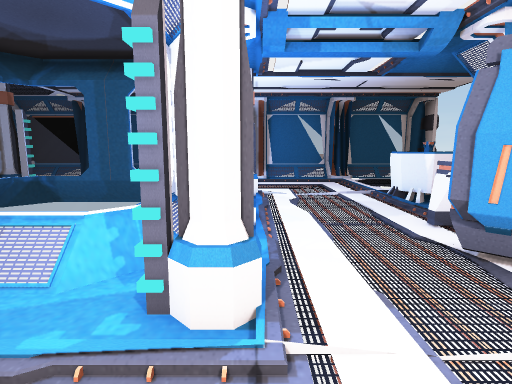
View 1 (above)

20 first-person views from a walk through a Unity game level. The camera is 1.5 m above the floor, tilts 8° down and sees 80° across. The floor is counted in squares, 1 m on a side. Each view is taken from the middle of a square. On the plan, view 1 faces up. The plan holds only what a view shows up to about 15 squares ahead; the rest is blank. The place goes on beyond the plan. Door leaves are left out, so doorways stand open.

View 2
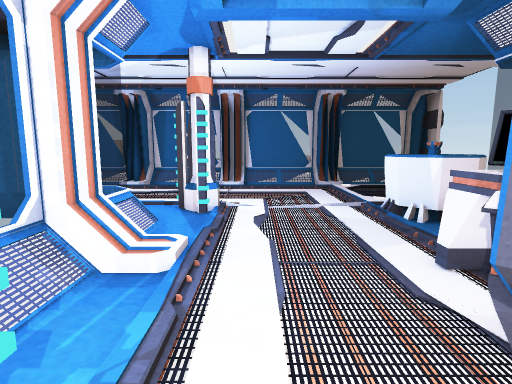

View 3
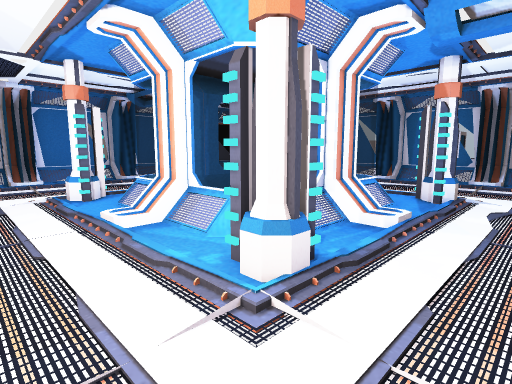

View 4
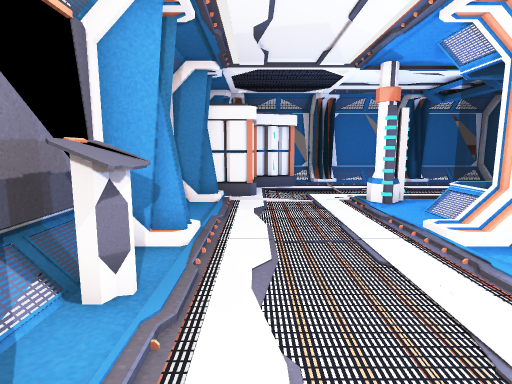

View 5
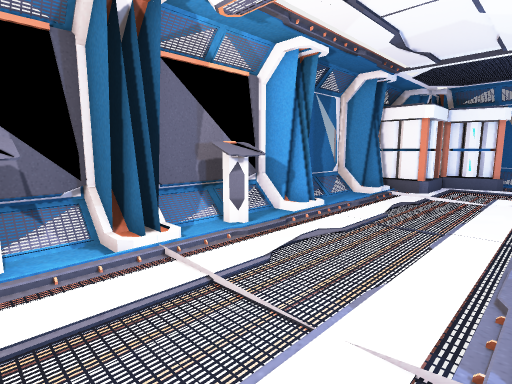

View 6
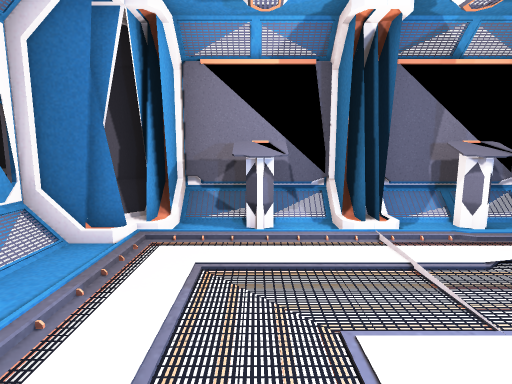

View 7
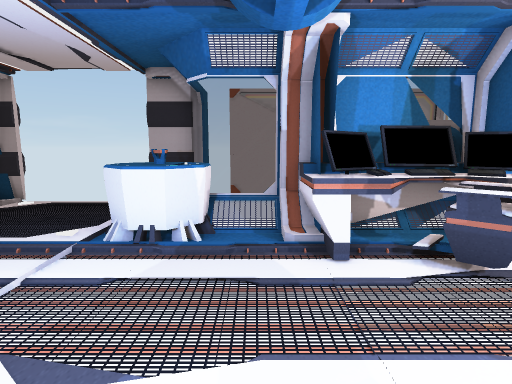

View 8
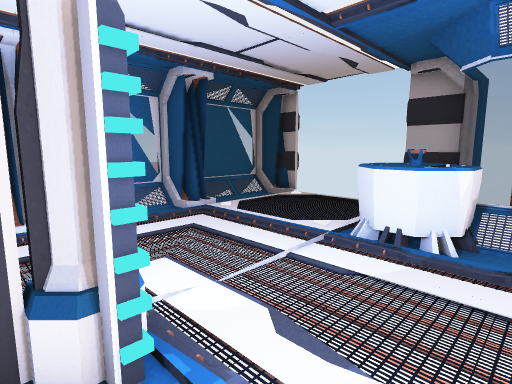

View 9
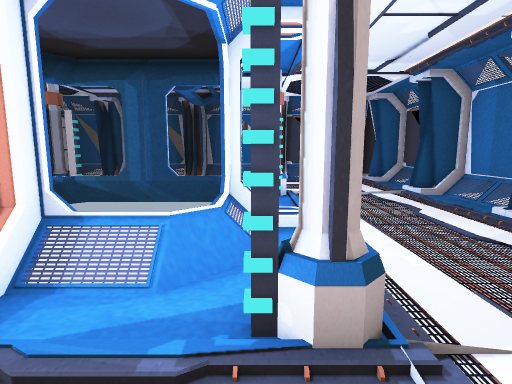

View 10
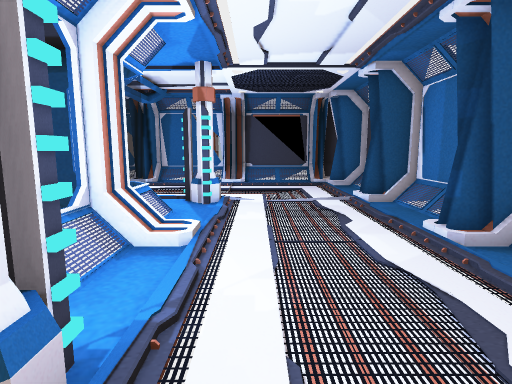

View 11
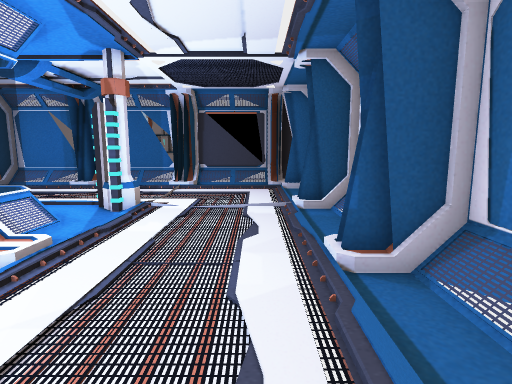

View 12
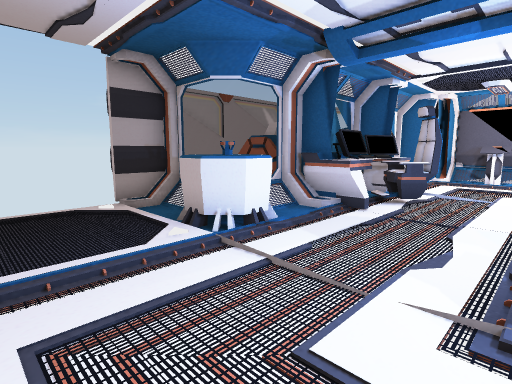

View 13
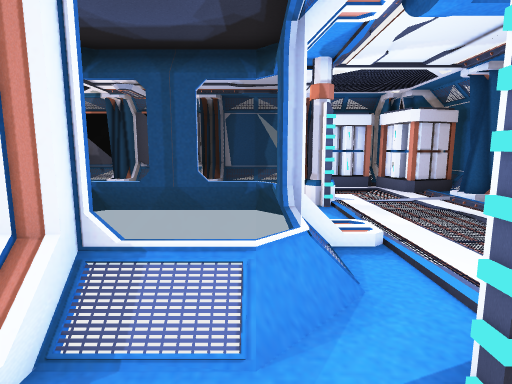

View 14
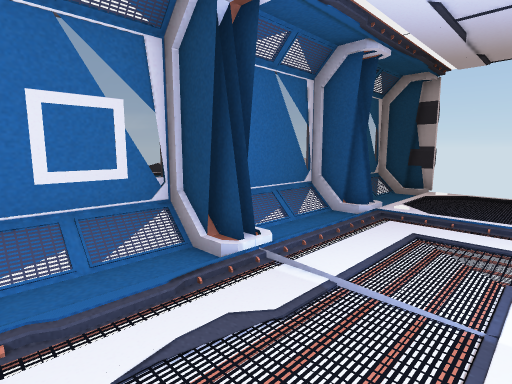

View 15
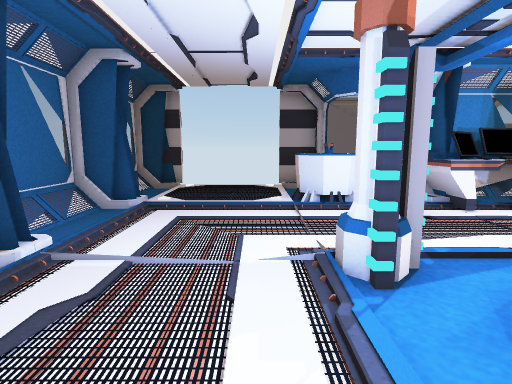

View 16
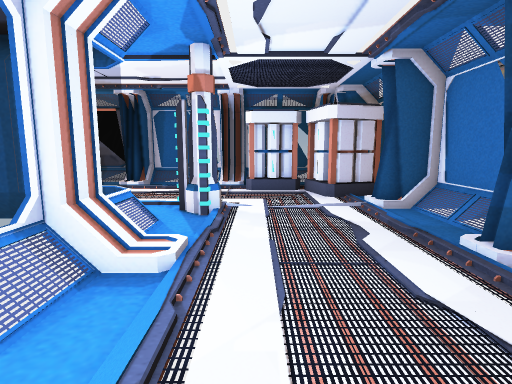

View 17
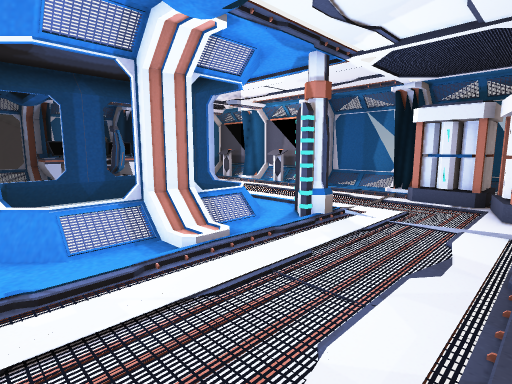

View 18
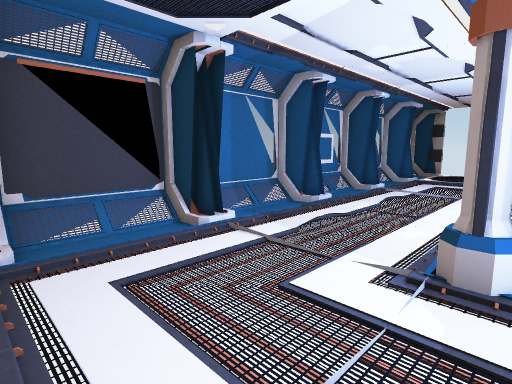

View 19
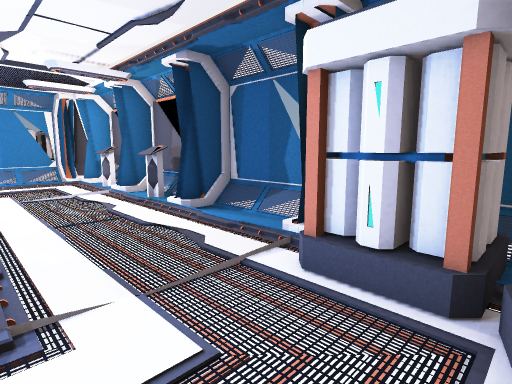

View 20
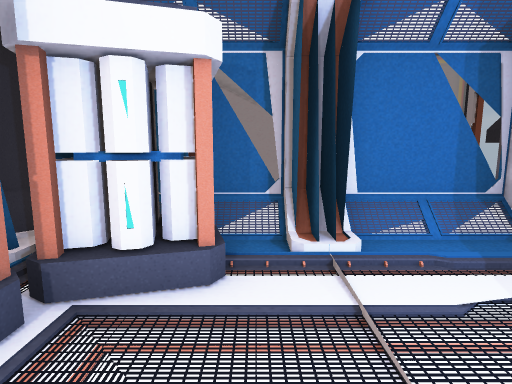

### Floor plan
Key: @ floor where view 1 was taken; # wall or solid block; . main floor; : floor 0.25 m higher than the main floor; / step, stairs or slope; D open door; = window, fence, low wall or low ledge; C column; P projector; E desk; B battery; N console; T container; O other object.
Columns run from 14 left of view 1 to 8 right of it. Each row starts with its distance up from view 1.
 18               O
 17          O    O
 16   ##=OOOOO#  OOOOOOOOO#
 15  ##///#///#///#///#///#
 14 ###...:...:...:...:...D
 13 =::...............:...D
 12 #::...............:...D
 11 =::...............:...D
 10 ##:...C#::/::#C...:P::D
  9 =::...#C//O/###...PPP:#
  8 #::....#==#==#:.../PP=#
  7 = :..../=# #=/:..../=
  6 ##:...//#   #O/...E#OO
  5 =::..../=# #=/:...EEO
  4 #::..../==#==/:.OOEEO
  3 =::...CC////#CC..OEEO
  2 ##:...C.../..C:...E#O
  1 =::................/OO
  0 #BBB..........@..../OO
 -1 =BBBBB............./TT
 -2 ###:BB#:::::N:::N:##T
 -3  ##:B## ::##N###N###
 -4   #=#=#=#=##=###=##

Positions as (right, up) in squares from view 1, and headings:
1: (0, 0), facing up
2: (1, 2), facing up
3: (2, 0), facing up-left
4: (1, -1), facing left
5: (2, 2), facing down-left
6: (2, 3), facing down
7: (-1, 7), facing right
8: (-1, 7), facing up-right
9: (2, 9), facing left
10: (1, 11), facing left
11: (0, 13), facing left
12: (0, 13), facing down-right
13: (-6, 11), facing down
14: (-3, 11), facing up-right
15: (-4, 11), facing right
16: (-9, 10), facing down
17: (-12, 9), facing down-right
18: (-12, 9), facing up-right
19: (-11, 2), facing down-right
20: (-8, 1), facing left
